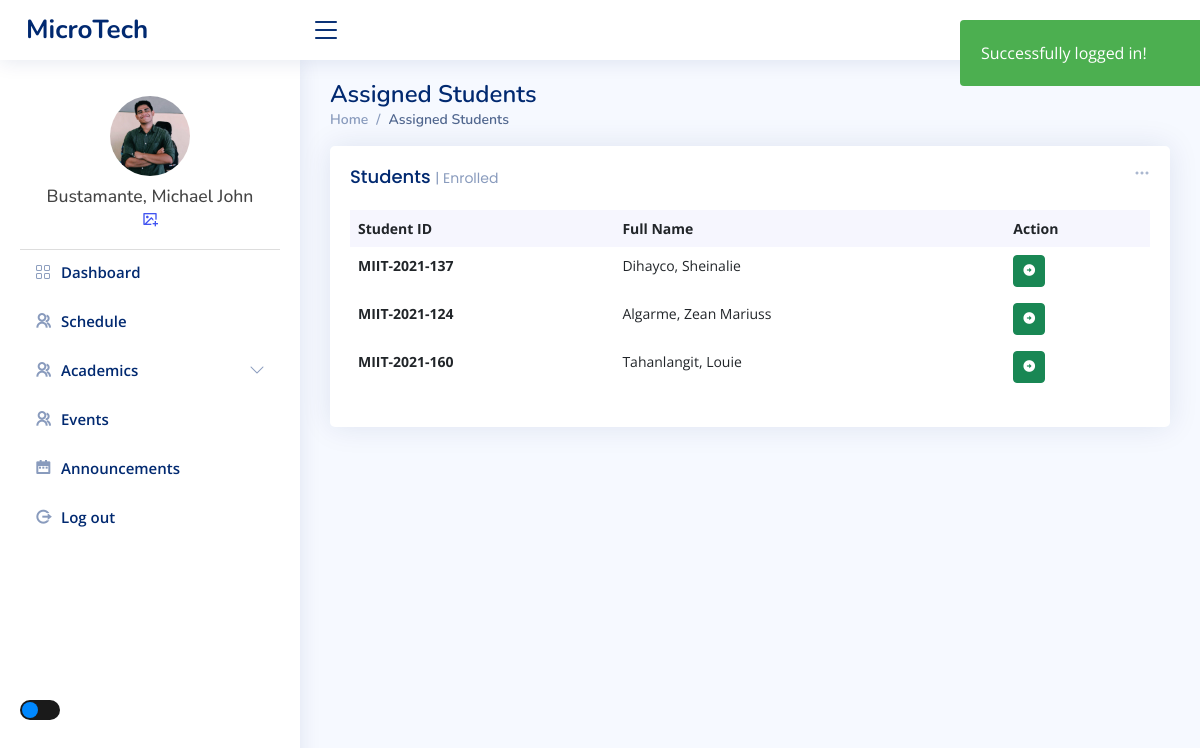
/admin/grade.php (signed in), run on an earlier commit of the app's database.
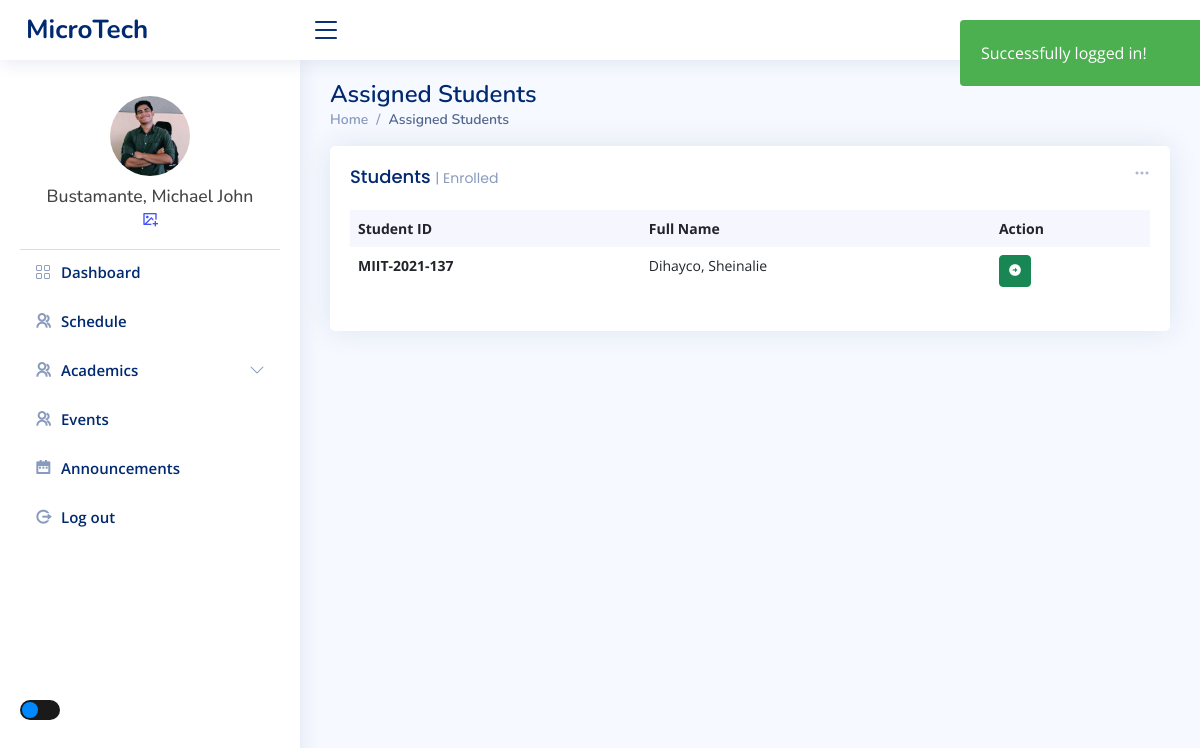
And on a later commit of the database.
### tables this page shows
CREATE TABLE `tbl_students` (
  `user_id` int(11) NOT NULL,
  `user_name` varchar(50) NOT NULL,
  `lname` varchar(50) NOT NULL,
  `fname` varchar(50) NOT NULL,
  `middleInitial` varchar(10) NOT NULL,
  `Suffix` varchar(15) NOT NULL,
  `course` varchar(50) NOT NULL,
  `year` int(10) NOT NULL,
  `contact` varchar(20) NOT NULL,
  `gender` varchar(10) NOT NULL,
  `bdate` varchar(50) NOT NULL,
  `pob` text NOT NULL,
  `email` varchar(50) NOT NULL,
  `major` varchar(50) NOT NULL,
  `nationality` varchar(20) NOT NULL,
  `civilStatus` varchar(20) NOT NULL,
  `religion` varchar(20) NOT NULL,
  `modality` varchar(20) NOT NULL,
  `fb` varchar(30) NOT NULL,
  `curAddress` varchar(200) NOT NULL,
  `cityAdd` varchar(200) NOT NULL,
  `zipcode` varchar(30) NOT NULL,
  `fatherName` varchar(50) NOT NULL,
  `fwork` varchar(50) NOT NULL,
  `motherName` varchar(50) NOT NULL,
  `mwork` varchar(50) NOT NULL,
  `primarySchool` varchar(100) NOT NULL,
  `primaryAddress` text NOT NULL,
  `primaryCompleted` varchar(30) NOT NULL,
  `entermediateSchool` varchar(100) NOT NULL,
  `entermediateAddress` text NOT NULL,
  `entermediateCompleted` varchar(30) NOT NULL,
  `hsSchool` varchar(100) NOT NULL,
  `hsAddress` text NOT NULL,
  `hsCompleted` varchar(30) NOT NULL,
  `shSchool` varchar(100) NOT NULL,
  `shAddress` text NOT NULL,
  `shCompleted` varchar(30) NOT NULL,
  `collegeSchool` varchar(100) NOT NULL,
  `collegeAddress` text NOT NULL,
  `collegeCompleted` varchar(30) NOT NULL,
  `user_image` varchar(50) NOT NULL,
  `user_role` varchar(50) NOT NULL,
  `user_pass` varchar(50) NOT NULL,
  `semester` int(11) NOT NULL,
  `status` varchar(20) NOT NULL
);

### admin/grade.php (the view, shortened to what this page needs)
<?php
include_once "../templates/header2.php";
$database = new Connection();
$db = $database->open();
$assignedStudents = [];
$userid = $_SESSION["login"];
try {
  $sql = "SELECT s.user_id, s.lname, s.fname, s.course, s.year, s.status, s.user_name
            FROM tbl_students s
            INNER JOIN tbl_student_instructors si ON s.user_id = si.student_id
            WHERE si.instructor_id = :instructor_id";
  $stmt = $db->prepare($sql);
  $stmt->execute([':instructor_id' => $userid]);
  $assignedStudents = $stmt->fetchAll(PDO::FETCH_ASSOC);
} catch (PDOException $e) {
  echo "There was an error: " . $e->getMessage();
}
?>
<main id="main" class="main">
  <div class="pagetitle">
    <h1>Assigned Students</h1>
    <nav>
      <ol class="breadcrumb">
        <li class="breadcrumb-item"><a href="index.php">Home</a></li>
        <li class="breadcrumb-item active">Assigned Students</li>
      </ol>
    </nav>
  </div>
  <section class="section dashboard">
    <div class="col-12">
      <div class="card recent-sales overflow-auto">
        <div class="filter">
          <a class="icon" href="#" data-bs-toggle="dropdown"><i class="bi bi-three-dots"></i></a>
        </div>
        <div class="card-body">
          <h5 class="card-title">Students <span>| Enrolled</span></h5>
          <table class="table table-borderless datatable">
            <thead>
              <tr>
                <th scope="col">Student ID</th>
                <th scope="col">Full Name</th>
                <th scope="col">Action</th>
              </tr>
            </thead>
            <tbody>
              <?php if (!empty($assignedStudents)): ?>
                <?php foreach ($assignedStudents as $student): ?>
                  <tr>
                    <th scope="row"><?php echo htmlspecialchars($student['user_name']); ?></th>
                    <td><?php echo htmlspecialchars($student['lname']) . ', ' . htmlspecialchars($student['fname']); ?></td>
                    <td>
                      <form action="stud-profile.php" method="post" style="display:inline;">
                        <button type="submit" class="btn btn-sm btn-success" name="submit">
                          <i class="ri-arrow-right-circle-fill"></i>
                        </button>
                      </form>
                    </td>
                  </tr>
                <?php endforeach; ?>
              <?php else: ?>
                <tr>
                  <td colspan="5">No students assigned to this instructor.</td>
                </tr>
              <?php endif; ?>
            </tbody>
          </table>
        </div>
      </div>
    </div>
  </section>
</main>
<?php include_once "../templates/footer.php" ?>

What changed in the data, as far as the page shows it:
removed tbl_students: user_name "MIIT-2021-124", lname "Algarme", fname "Zean Mariuss"
removed tbl_students: user_name "MIIT-2021-160", lname "Tahanlangit", fname "Louie"
